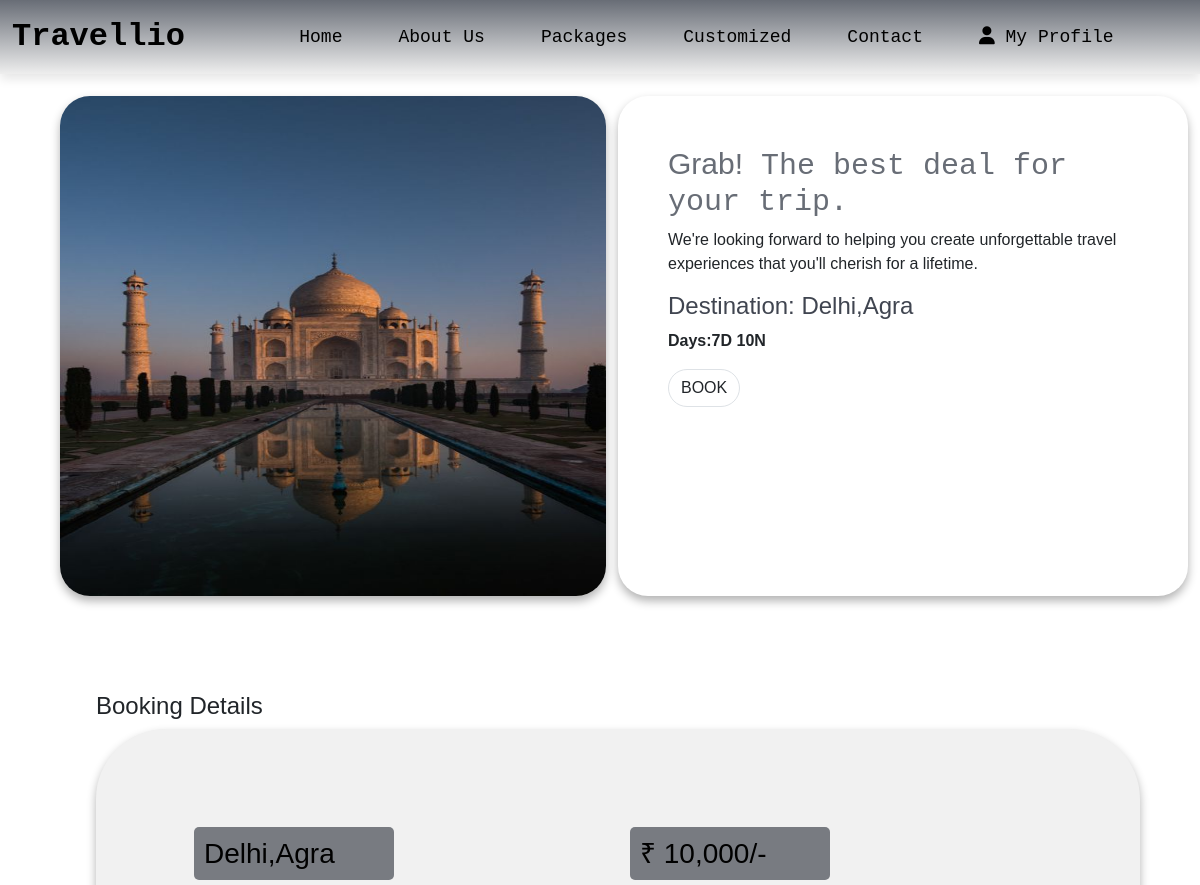
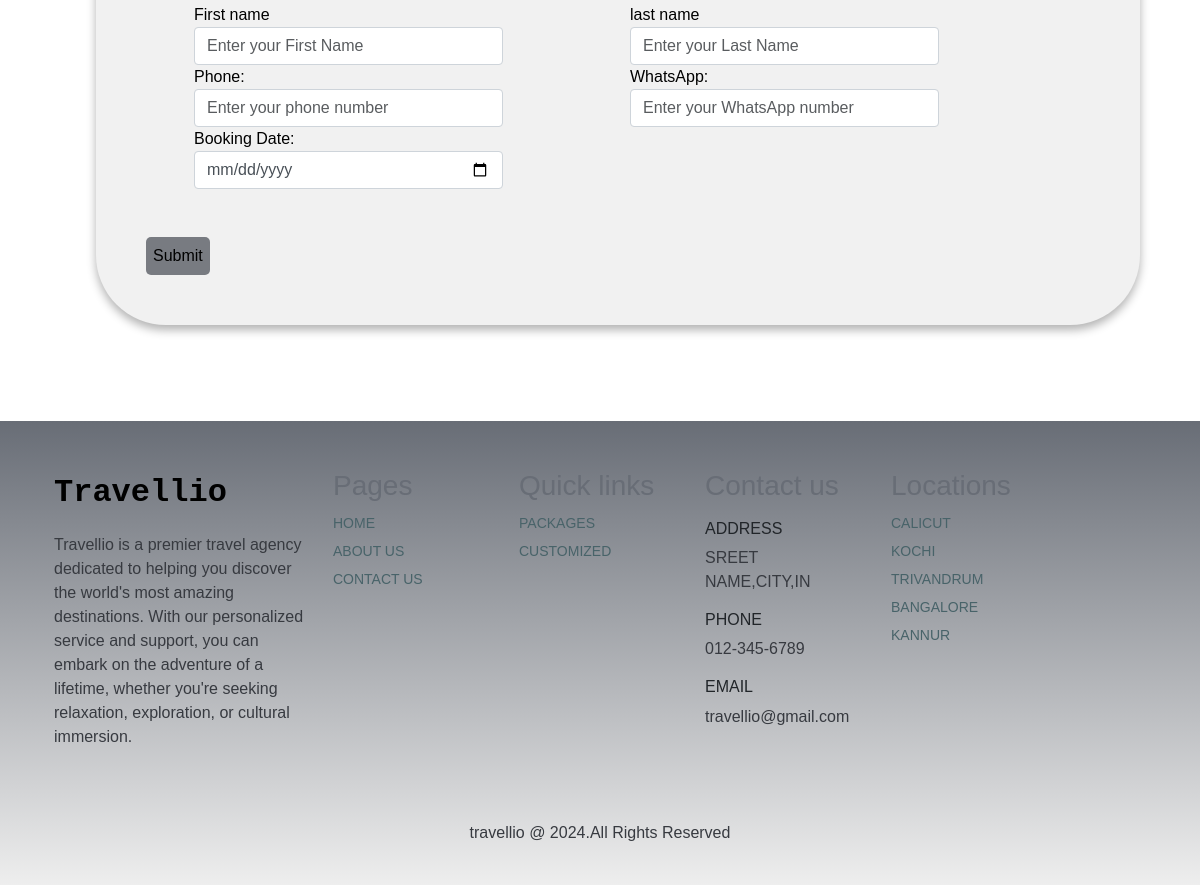
/booking/3/ (signed in), run on the app's committed database (2 pictures, top to bottom).
### my_app/models.py (models this page shows, shortened)
class Package(models.Model) :
  photo=models.ImageField(upload_to="packages")
  destination_name=models.CharField(max_length=40)
  days=models.CharField(max_length=10)
  amount=models.CharField(max_length=10)

### my_app/views.py (the view)
# urls.py: path('booking/<int:package_id>/', views.booking, name='booking'),
def booking(request, package_id):
    package = Package.objects.get(id=package_id)
    if request.method == 'POST':
        form = BookingForm(request.POST)
        if form.is_valid():
            booking = form.save(commit=False)
            booking.destination_name = package
            booking.user = request.user
            booking.save()
    else:
        initial_data = {'username': request.user.username, 'email': request.user.email}
        form = BookingForm(initial=initial_data)
    context = {
        'package': package,
        'form': form,
    }
    return render(request, "bookingpage.html", context)

### my_app/forms.py
class BookingForm(forms.ModelForm):
    class Meta:
        model = Bookings
        fields = ["fname",'lname','phone', 'whatsapp', 'booking_date']
        widgets = {
            'fname': forms.TextInput(attrs={'class': 'form-control', 'placeholder': 'Enter your First Name'}),
            'lname': forms.TextInput(attrs={'class': 'form-control', 'placeholder': 'Enter your Last Name'}),
            'phone': forms.TextInput(attrs={'class': 'form-control', 'placeholder': 'Enter your phone number'}),
            'whatsapp': forms.TextInput(attrs={'class': 'form-control', 'placeholder': 'Enter your WhatsApp number'}),
            'booking_date':DateInput(attrs={'class': 'form-control'}),
        }

### templates/bookingpage.html (shortened to what this page needs)
<!DOCTYPE html>
{% extends "base.html" %}
{% load static %}
        {% block content %}
        <link rel="stylesheet" href="{% static "./bookings.css" %}">
    </head>
    <body>
        <div id="booking" class="container m-5 pt-5">
            <div class="row">
                <div class="first col-lg-6 col-md-12">
                    <img src="{{ package.photo.url }}" height="500px" width="100%">
                </div>
                <div class="second col-lg-6 col-md-12">
                    <h3><span>Grab!</span> The best deal for your trip.</h3>
                    <p>We're looking forward to helping you create unforgettable travel experiences that you'll cherish for a lifetime.</p>
                    <h4>Destination: {{ package.destination_name }}</h4>
                    <p style="font-weight: bold">Days:{{ package.days }}</p>
                    <a href="#bookingconfirm" class="button btn border rounded-pill">BOOK</a>
                </div>
            </div>
        </div>
        <div class="container m-5 p-5" id="bookingconfirm">
            <h4>Booking Details</h4>
            <form action="{% url 'booking' package.id %}" method="post">
                <div class="row p-5">
                    <div class="form-box col-lg-6 col-12">
                      <h3>{{ package.destination_name }}</h3>
                    </div>
                    <div class="form-box col-lg-6 col-12">
                    <h3>  ₹ {{ package.amount }}</h3>
                    </div>
                    <div class="form-group col-lg-6 col-12">
                        <label for="fname">First name</label>
                        {{form.fname}}
                    </div>
                    <div class="form-group col-lg-6 col-12">
                        <label for="lname">last name</label>
                        {{form.lname}}
                    </div>
                    <div class="form-group col-lg-6 col-12">
                        <label for="phone">Phone:</label>
                        {{ form.phone }}
                    </div>
                    <div class="form-group col-lg-6 col-12">
                        <label for="whatsapp">WhatsApp:</label>
                        {{ form.whatsapp }}
                    </div>
                    <div class="form-group col-lg-6 col-12">
                        <label for="booking_date">Booking Date:</label>
                        {{ form.booking_date }}
                    </div>
                </div>
                <button type="submit">Submit</button>
            </form>
        </div>
    </body>
    {% endblock content %}

### static/bases.css (style rules this page uses)
* { margin: 0; padding: 0; box-sizing: border-box; font-family:"Poppins",sans-serif }

### static/bookings.css (style rules this page uses)
.form-control { width: 75%; padding: .375rem .75rem; font-size: 1rem; line-height: 1.5; color: #495057; background-clip: padding-box; border: 1px solid #ced4da; border-radius: .25rem; transition: border-color .15s ease-in-out,box-shadow .15s ease-in-out; }
#booking { padding-top: 30px; }
#booking .first img { box-shadow:0 5px 10px rgba(0, 0, 0, 0.3); border-radius:30px; width:100%; }
#booking .second { box-shadow:0 5px 10px rgba(0, 0, 0, 0.3); border-radius:30px; padding: 50px; }
#booking .second h3 { font-size: 30px; font-family: 'Courier New', Courier, monospace; color: rgb(104, 109, 118); }
#booking .second h4 { color:rgb(64, 69, 80); font-family: 'Franklin Gothic Medium', 'Arial Narrow', Arial, sans-serif; }
#bookingconfirm form { color:black; box-shadow:0 5px 10px rgba(0, 0, 0, 0.3); border-radius:70px; padding: 50px; background-color: #f1f1f1; }
button { background-color: rgb(120, 123, 129); padding: 7px; border: none; border-radius: 5px; }
#bookingconfirm .form-box h3 { padding: 10px; background-color: rgb(120, 123, 129) ; width: 200px; border-radius: 5px; }

### data on the page
Package: photo (picture), destination_name "Delhi,Agra", days "7D 10N", amount "10,000/-"
